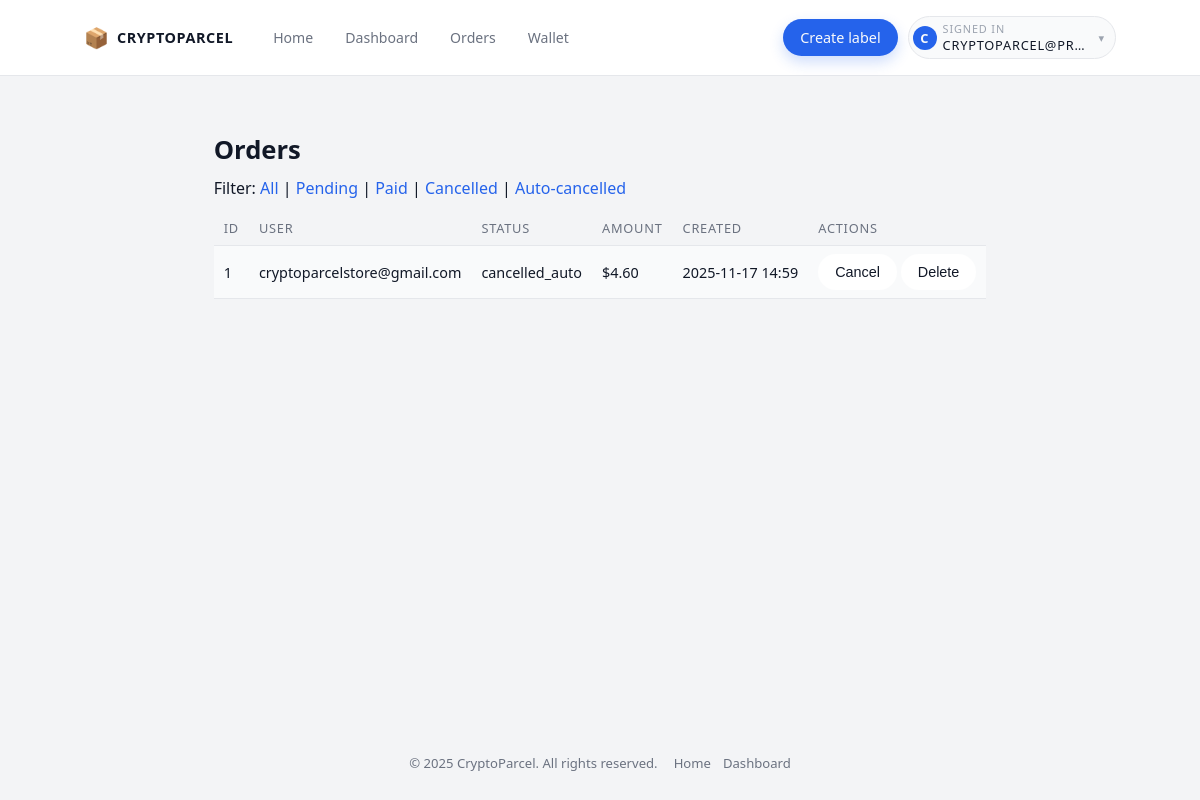
Page /admin/orders (signed in) on the committed database.
### models.py (models this page shows)
class User(UserMixin, db.Model):
    __tablename__ = "user"
    id = db.Column(db.Integer, primary_key=True)
    email = db.Column(db.String(255), unique=True, nullable=False, index=True)
    password_hash = db.Column(db.String(255), nullable=False)
    balance_usd = db.Column(db.Float, nullable=False, default=0.0)
    created_at = db.Column(db.DateTime, nullable=False, default=datetime.utcnow)
    orders = db.relationship("Order", backref="user", lazy=True)
    payments = db.relationship("Payment", backref="user", lazy=True)
    wallet_logs = db.relationship("WalletLog", backref="user", lazy=True)
    api_keys = db.relationship("APIKey", backref="user", lazy=True)
    address_profiles = db.relationship("AddressProfile", backref="user", lazy=True)
    team_memberships = db.relationship("TeamMembership", backref="user", lazy=True)

class Order(db.Model):
    __tablename__ = "order"
    id = db.Column(db.Integer, primary_key=True)
    user_id = db.Column(db.Integer, db.ForeignKey("user.id"), nullable=False)
    carrier = db.Column(db.String(64), nullable=False)
    service = db.Column(db.String(64), nullable=False)
    weight_oz = db.Column(db.Float, nullable=False)
    from_address = db.Column(db.Text, nullable=False)
    to_address = db.Column(db.Text, nullable=False)
    reference = db.Column(db.String(255))
    amount_usd = db.Column(db.Float, nullable=False)
    status = db.Column(db.String(32), default="pending_payment", index=True)
    created_at = db.Column(db.DateTime, nullable=False, default=datetime.utcnow)
    payments = db.relationship("Payment", backref="order", lazy=True)

### app.py (the view)
    @app.route("/admin/orders")
    @admin_required
    def admin_orders():
        from models import Order
        status = request.args.get("status")
        q = Order.query
        if status:
            q = q.filter_by(status=status)
        orders = q.order_by(Order.created_at.desc()).limit(100).all()
        return render_template("admin/orders.html", orders=orders, filter_status=status)

### app.py (called while the page is built)
@login_manager.user_loader
def load_user(user_id):
    from models import User
    try:
        return User.query.get(int(user_id))
    except Exception:
        return None

def is_admin() -> bool:
    if getattr(current_user, "is_authenticated", False) and current_user.id == 1:
        return True
    return bool(session.get("admin_auth"))

def admin_required(fn):
    from functools import wraps
    @wraps(fn)
    def wrapper(*args, **kwargs):
        if not is_admin():
            flash("Admin access required.", "error")
            return redirect(url_for("admin_login"))
        return fn(*args, **kwargs)
    return wrapper

### templates/admin/orders.html (shortened to what this page needs)
{% extends 'base.html' %}
{% block content %}
<section class="section">
  <h2>Orders</h2>
  <p>Filter:
    <a href="{{ url_for('admin_orders') }}">All</a> |
    <a href="{{ url_for('admin_orders', status='pending_payment') }}">Pending</a> |
    <a href="{{ url_for('admin_orders', status='paid') }}">Paid</a> |
    <a href="{{ url_for('admin_orders', status='cancelled') }}">Cancelled</a> |
    <a href="{{ url_for('admin_orders', status='cancelled_auto') }}">Auto-cancelled</a>
  </p>
  <table class="table">
    <tr>
      <th>ID</th><th>User</th><th>Status</th><th>Amount</th><th>Created</th><th>Actions</th>
    </tr>
    {% for o in orders %}
    <tr>
      <td>{{ o.id }}</td>
      <td>{{ o.user.email if o.user else 'n/a' }}</td>
      <td>{{ o.status }}</td>
      <td>${{ '%.2f'|format(o.amount_usd) }}</td>
      <td>{{ o.created_at.strftime('%Y-%m-%d %H:%M') }}</td>
      <td>
        <form method="POST" action="{{ url_for('admin_cancel_order', order_id=o.id) }}" style="display:inline">
          <button class="btn small" type="submit">Cancel</button>
        </form>
        <form method="POST" action="{{ url_for('admin_delete_order', order_id=o.id) }}" style="display:inline" onsubmit="return confirm('Delete order {{ o.id }}?');">
          <button class="btn small danger" type="submit">Delete</button>
        </form>
      </td>
    </tr>
    {% endfor %}
  </table>
</section>
{% endblock %}

### templates/base.html (shortened to what this page needs)
<!doctype html>
<html lang="en">
<head>
    <link rel="stylesheet" href="{{ url_for('static', filename='styles.css') }}">
</head>
<body>
<div class="cp-page">
    <header class="cp-nav">
        <div class="cp-nav-left">
            <a href="{{ url_for('index') }}" class="cp-logo">
                <span class="cp-logo-icon">📦</span>
                <span class="cp-logo-text">CryptoParcel</span>
            </a>
            <nav class="cp-nav-links">
                <a href="{{ url_for('index') }}">Home</a>
                {% if current_user.is_authenticated %}
                    <a href="{{ url_for('dashboard') }}">Dashboard</a>
                    <a href="{{ url_for('orders') }}">Orders</a>
                    <a href="{{ url_for('wallet') }}">Wallet</a>
                {% endif %}
            </nav>
        </div>
        <div class="cp-nav-right">
            {% if current_user.is_authenticated %}
                <a href="{{ url_for('create_label') }}" class="cp-nav-primary">
                    Create label
                </a>
                <div class="cp-user-menu">
                    <label for="cp-user-toggle" class="cp-user-trigger">
                        <div class="cp-user-avatar">
                            {{ (current_user.email or 'U')[:1] | upper }}
                        </div>
                        <div class="cp-user-meta">
                            <span class="cp-user-label">Signed in</span>
                            <span class="cp-user-email">
                                {{ current_user.email or 'Account' }}
                            </span>
                        </div>
                        <span class="cp-user-caret">▾</span>
                    </label>
                </div>
            {% endif %}
        </div>
    </header>
    <main class="cp-main">
        {% block content %}{% endblock %}
    </main>
    <footer class="cp-footer">
        <div>© {{ 2025 }} CryptoParcel. All rights reserved.</div>
        <div class="cp-footer-links">
            <a href="{{ url_for('index') }}">Home</a>
            {% if current_user.is_authenticated %}
                <a href="{{ url_for('dashboard') }}">Dashboard</a>
            {% endif %}
        </div>
    </footer>
</div>
</body>
</html>

### rows in the picture
User: email "C", email "CRYPTOPARCEL@PR…"
Order: id "1", user "cryptoparcelstore@gmail.com", status "cancelled_auto", amount_usd "4.60", created_at "2025-11-17 14:59"

### other values in the picture
{{ 2025 }} "2025"
